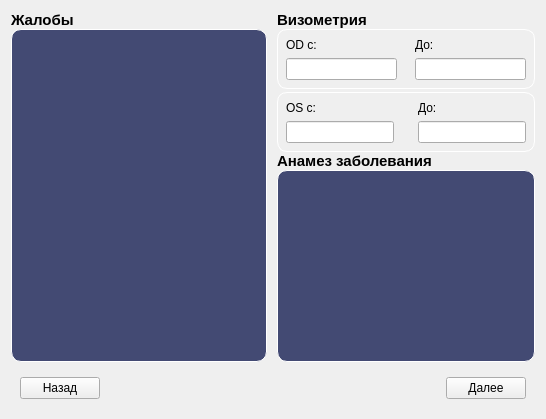
                   <widget class="QWidget" name="report_main">
                    <layout class="QVBoxLayout" name="verticalLayout_13">
                     <item>
                      <widget class="QWidget" name="widget_4" native="true">
                       <layout class="QHBoxLayout" name="horizontalLayout_10">
                        <property name="spacing">
                         <number>0</number>
                        </property>
                        <property name="leftMargin">
                         <number>0</number>
                        </property>
                        <property name="topMargin">
                         <number>0</number>
                        </property>
                        <property name="rightMargin">
                         <number>0</number>
                        </property>
                        <property name="bottomMargin">
                         <number>0</number>
                        </property>
                        <item>
                         <widget class="QWidget" name="widget_5" native="true">
                          <layout class="QVBoxLayout" name="verticalLayout_14">
                           <property name="spacing">
                            <number>0</number>
                           </property>
                           <property name="leftMargin">
                            <number>0</number>
                           </property>
                           <property name="topMargin">
                            <number>0</number>
                           </property>
                           <property name="rightMargin">
                            <number>5</number>
                           </property>
                           <property name="bottomMargin">
                            <number>0</number>
                           </property>
                           <item>
                            <widget class="QLabel" name="label_6">
                             <property name="sizePolicy">
                              <sizepolicy hsizetype="Preferred" vsizetype="Maximum">
                               <horstretch>0</horstretch>
                               <verstretch>0</verstretch>
                              </sizepolicy>
                             </property>
                             <property name="layoutDirection">
                              <enum>Qt::RightToLeft</enum>
                             </property>
                             <property name="styleSheet">
                              <string notr="true">*{
	font:15px;
	font-weight:900;
}</string>
                             </property>
                             <property name="text">
                              <string>Жалобы</string>
                             </property>
                            </widget>
                           </item>
                           <item>
                            <widget class="QTextEdit" name="comEdit">
                             <property name="sizePolicy">
                              <sizepolicy hsizetype="Preferred" vsizetype="Preferred">
                               <horstretch>0</horstretch>
                               <verstretch>0</verstretch>
                              </sizepolicy>
                             </property>
                             <property name="styleSheet">
                              <string notr="true">*{
		background-color: rgb(67, 74, 115);
		border: 1px solid #fff;
		border-radius: 10px;
}</string>
                             </property>
                            </widget>
                           </item>
                          </layout>
                         </widget>
                        </item>
                        <item>
                         <widget class="QWidget" name="widget_7" native="true">
                          <layout class="QVBoxLayout" name="verticalLayout_15">
                           <property name="spacing">
                            <number>0</number>
                           </property>
                           <property name="leftMargin">
                            <number>5</number>
                           </property>
                           <property name="topMargin">
                            <number>0</number>
                           </property>
                           <property name="rightMargin">
                            <number>0</number>
                           </property>
                           <property name="bottomMargin">
                            <number>0</number>
                           </property>
                           <item>
                            <widget class="QWidget" name="widget_8" native="true">
                             <layout class="QVBoxLayout" name="verticalLayout_16">
                              <property name="spacing">
                               <number>0</number>
                              </property>
                              <property name="leftMargin">
                               <number>0</number>
                              </property>
                              <property name="topMargin">
                               <number>0</number>
                              </property>
                              <property name="rightMargin">
                               <number>0</number>
                              </property>
                              <property name="bottomMargin">
                               <number>0</number>
                              </property>
                              <item>
                               <widget class="QLabel" name="label_7">
                                <property name="sizePolicy">
                                 <sizepolicy hsizetype="Preferred" vsizetype="Maximum">
                                  <horstretch>0</horstretch>
                                  <verstretch>0</verstretch>
                                 </sizepolicy>
                                </property>
                                <property name="styleSheet">
                                 <string notr="true">*{
	font:15px;
	font-weight:900;
}</string>
                                </property>
                                <property name="text">
                                 <string>Визометрия</string>
                                </property>
                               </widget>
                              </item>
                              <item>
                               <widget class="QWidget" name="widget_10" native="true">
                                <layout class="QVBoxLayout" name="verticalLayout_17">
                                 <property name="spacing">
                                  <number>3</number>
                                 </property>
                                 <property name="leftMargin">
                                  <number>0</number>
                                 </property>
                                 <property name="topMargin">
                                  <number>0</number>
                                 </property>
                                 <property name="rightMargin">
                                  <number>0</number>
                                 </property>
                                 <property name="bottomMargin">
                                  <number>0</number>
                                 </property>
                                 <item>
                                  <widget class="QWidget" name="widget_11" native="true">
                                   <property name="styleSheet">
                                    <string notr="true">#widget_11{
		color: #d9d9d9;
		border: 1px solid #fff;
		border-radius: 10px;
		font-weight: 900;
}</string>
                                   </property>
                                   <layout class="QHBoxLayout" name="horizontalLayout_12">
                                    <property name="spacing">
                                     <number>0</number>
                                    </property>
                                    <property name="leftMargin">
                                     <number>0</number>
                                    </property>
                                    <property name="topMargin">
                                     <number>0</number>
                                    </property>
                                    <property name="rightMargin">
                                     <number>0</number>
                                    </property>
                                    <property name="bottomMargin">
                                     <number>0</number>
                                    </property>
                                    <item>
                                     <widget class="QWidget" name="widget_13" native="true">
                                      <layout class="QVBoxLayout" name="verticalLayout_19">
                                       <item>
                                        <widget class="QLabel" name="label_8">
                                         <property name="text">
                                          <string>OD с:</string>
                                         </property>
                                        </widget>
                                       </item>
                                       <item>
                                        <widget class="QLineEdit" name="odsEdit">
                                         <property name="sizePolicy">
                                          <sizepolicy hsizetype="Preferred" vsizetype="Preferred">
                                           <horstretch>0</horstretch>
                                           <verstretch>0</verstretch>
                                          </sizepolicy>
                                         </property>
                                        </widget>
                                       </item>
                                      </layout>
                                     </widget>
                                    </item>
                                    <item>
                                     <widget class="QWidget" name="widget_14" native="true">
                                      <layout class="QVBoxLayout" name="verticalLayout_22">
                                       <item>
                                        <widget class="QLabel" name="label_9">
                                         <property name="text">
                                          <string>До:</string>
                                         </property>
                                        </widget>
                                       </item>
                                       <item>
                                        <widget class="QLineEdit" name="odfEdit">
                                         <property name="sizePolicy">
                                          <sizepolicy hsizetype="Preferred" vsizetype="Preferred">
                                           <horstretch>0</horstretch>
                                           <verstretch>0</verstretch>
                                          </sizepolicy>
                                         </property>
                                        </widget>
                                       </item>
                                      </layout>
                                     </widget>
                                    </item>
                                   </layout>
                                  </widget>
                                 </item>
                                 <item>
                                  <widget class="QWidget" name="widget_12" native="true">
                                   <property name="styleSheet">
                                    <string notr="true">#widget_12{
		color: #d9d9d9;
		border: 1px solid #fff;
		border-radius: 10px;
		font-weight: 900;
}</string>
                                   </property>
                                   <layout class="QHBoxLayout" name="horizontalLayout_13">
                                    <property name="leftMargin">
                                     <number>0</number>
                                    </property>
                                    <property name="topMargin">
                                     <number>0</number>
                                    </property>
                                    <property name="rightMargin">
                                     <number>0</number>
                                    </property>
                                    <property name="bottomMargin">
                                     <number>0</number>
                                    </property>
                                    <item>
                                     <widget class="QWidget" name="widget_15" native="true">
                                      <layout class="QVBoxLayout" name="verticalLayout_20">
                                       <item>
                                        <widget class="QLabel" name="label_10">
                                         <property name="text">
                                          <string>OS с:</string>
                                         </property>
                                        </widget>
                                       </item>
                                       <item>
                                        <widget class="QLineEdit" name="ossEdit">
                                         <property name="sizePolicy">
                                          <sizepolicy hsizetype="Preferred" vsizetype="Preferred">
                                           <horstretch>0</horstretch>
                                           <verstretch>0</verstretch>
                                          </sizepolicy>
                                         </property>
                                         <property name="text">
                                          <string/>
                                         </property>
                                        </widget>
                                       </item>
                                      </layout>
                                     </widget>
                                    </item>
                                    <item>
                                     <widget class="QWidget" name="widget_16" native="true">
                                      <layout class="QVBoxLayout" name="verticalLayout_21">
                                       <item>
                                        <widget class="QLabel" name="label_11">
                                         <property name="text">
                                          <string>До:</string>
                                         </property>
                                        </widget>
                                       </item>
                                       <item>
                                        <widget class="QLineEdit" name="osfEdit">
                                         <property name="sizePolicy">
                                          <sizepolicy hsizetype="Preferred" vsizetype="Preferred">
                                           <horstretch>0</horstretch>
                                           <verstretch>0</verstretch>
                                          </sizepolicy>
                                         </property>
                                        </widget>
                                       </item>
                                      </layout>
                                     </widget>
                                    </item>
                                   </layout>
                                  </widget>
                                 </item>
                                </layout>
                               </widget>
                              </item>
                             </layout>
                            </widget>
                           </item>
                           <item>
                            <widget class="QWidget" name="widget_9" native="true">
                             <layout class="QVBoxLayout" name="verticalLayout_18">
                              <property name="spacing">
                               <number>0</number>
                              </property>
                              <property name="leftMargin">
                               <number>0</number>
                              </property>
                              <property name="topMargin">
                               <number>0</number>
                              </property>
                              <property name="rightMargin">
                               <number>0</number>
                              </property>
                              <property name="bottomMargin">
                               <number>0</number>
                              </property>
                              <item>
                               <widget class="QLabel" name="label_12">
                                <property name="styleSheet">
                                 <string notr="true">*{
	font:15px;
	font-weight:900;
}</string>
                                </property>
                                <property name="text">
                                 <string>Анамез заболевания</string>
                                </property>
                               </widget>
                              </item>
                              <item>
                               <widget class="QTextEdit" name="anamEdit">
                                <property name="sizePolicy">
                                 <sizepolicy hsizetype="Preferred" vsizetype="Preferred">
                                  <horstretch>0</horstretch>
                                  <verstretch>0</verstretch>
                                 </sizepolicy>
                                </property>
                                <property name="styleSheet">
                                 <string notr="true">*{
		background-color: rgb(67, 74, 115);
		border: 1px solid #fff;
		border-radius: 10px;
}</string>
                                </property>
                               </widget>
                              </item>
                             </layout>
                            </widget>
                           </item>
                          </layout>
                         </widget>
                        </item>
                       </layout>
                      </widget>
                     </item>
                     <item>
                      <widget class="QWidget" name="widget_3" native="true">
                       <property name="sizePolicy">
                        <sizepolicy hsizetype="Preferred" vsizetype="Maximum">
                         <horstretch>0</horstretch>
                         <verstretch>0</verstretch>
                        </sizepolicy>
                       </property>
                       <property name="maximumSize">
                        <size>
                         <width>16777215</width>
                         <height>50</height>
                        </size>
                       </property>
                       <layout class="QHBoxLayout" name="horizontalLayout_11">
                        <item alignment="Qt::AlignLeft">
                         <widget class="QPushButton" name="pushButton_5">
                          <property name="sizePolicy">
                           <sizepolicy hsizetype="Preferred" vsizetype="Preferred">
                            <horstretch>0</horstretch>
                            <verstretch>0</verstretch>
                           </sizepolicy>
                          </property>
                          <property name="text">
                           <string>Назад</string>
                          </property>
                         </widget>
                        </item>
                        <item alignment="Qt::AlignRight">
                         <widget class="QPushButton" name="pushButton_6">
                          <property name="sizePolicy">
                           <sizepolicy hsizetype="Preferred" vsizetype="Preferred">
                            <horstretch>0</horstretch>
                            <verstretch>0</verstretch>
                           </sizepolicy>
                          </property>
                          <property name="text">
                           <string>Далее</string>
                          </property>
                         </widget>
                        </item>
                       </layout>
                      </widget>
                     </item>
                    </layout>
                   </widget>
